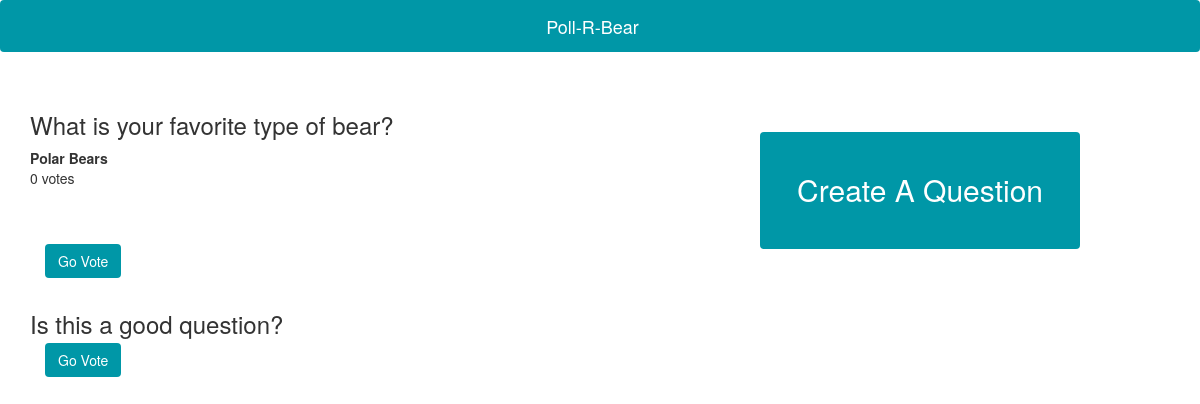
Before: /index/ with the older database file.
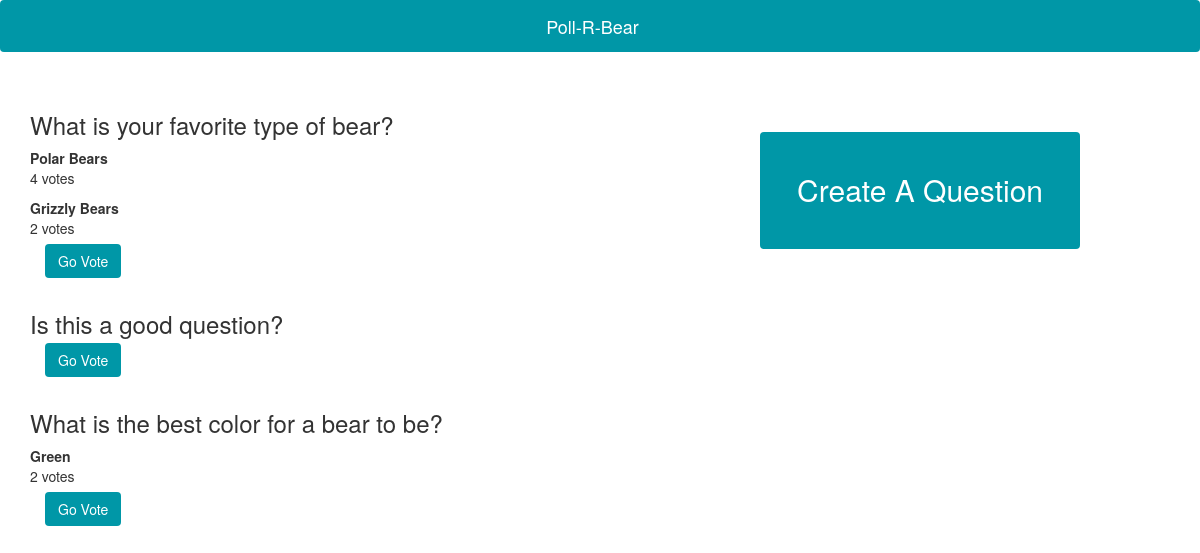
After: the same page with the newer database file.
### Poll_R_Bear/models.py (models this page shows, shortened)
class Question(models.Model):
	text = models.CharField(max_length=200)

class Answer(models.Model):
	question = models.ForeignKey(Question, on_delete=models.CASCADE)
	text = models.CharField(max_length=200)
	upvotes = models.IntegerField(default=0)
	def __str__(self):
		return 'answer: %s, upvotes: %s' % (self.text, self.upvotes)

### Poll_R_Bear/views.py (the view)
# urls.py: url(r'^index/', bear_views.index, name='index'),
def index(request):
	questions = Question.objects.all()
	data = []
	for q in questions:
		answers = Answer.objects.filter(question = q).order_by('-upvotes')[:3]
		print(answers)
		new = {'question': q, 'answers': answers}
		data.append(new)
	context = {'data': data}
	return render(request, 'index.html', context)

### Poll_R_Bear/Templates/index.html (shortened to what this page needs)
<html>
<head>
	{% load static %}
	<link rel="stylesheet" href="https://maxcdn.bootstrapcdn.com/bootstrap/3.3.7/css/bootstrap.min.css"/>
	<link rel="stylesheet" type="text/css" href="{% static 'style.css' %}"/>
</head>
<body>
	<nav class="navbar navbar-fixed">
		<div class="container-fluid">
			<div class="navbar-header">
				<div class="navbar-brand" href="#">Poll-R-Bear
				</div>
			</div>
		</div>
	</nav>
	<div class="content">
		<button class="btn btn-fancy btn-bear" id="questionCreate" data-toggle="modal" data-target="#create-question">
			Create A Question
		</button>
		<div class="questions-list">
			{% for item in data %}
			<div class="question container">
				<div class="container">
					<h3>{{item.question.text}}</h3>
					<div class="row">
					{% for answer in item.answers %}
						<div class='col-md-4'>
							<p><strong>{{answer.text}}</strong><br/>
						{{answer.upvotes}} votes</p>
						</div>
					{% endfor %}
					</div>
				</div>
			<a class="btn btn-bear" href={% url 'question' item.question.id %}>Go Vote</a>
			</div>
			{% endfor %}
		</div>
	</div>
</body>
</html>

### Poll_R_Bear/static/style.css (style rules this page uses)
nav { background-color: #0097a7; color: #FFFFFF; width: 100%; }
.navbar-header { float: left; text-align: center; width: 100%; }
.navbar-brand { float:none; }
.btn-bear { background-color: #0097a7; color: white; }
.btn-fancy { padding: 3%; font-size: 30px; margin-right: 10%; margin-top: 5%; float: right; }
.question > * { display: inline; }

Changed rows visible on the page:
changed Answer "Polar Bears": upvotes "0" → "4"
added Answer: text "Grizzly Bears", upvotes "2", shown under Question "What is your favorite type of bear?"
added Question: question.text "What is the best color for a bear to be?"
added Answer: text "Green", upvotes "2", shown under "What is the best color for a bear to be?"
